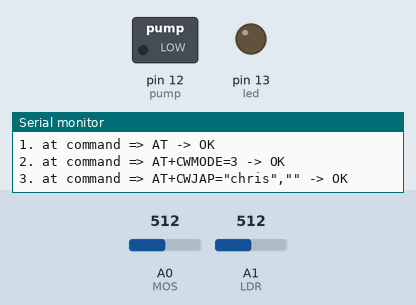
Simulated run of this sketch. Board: Arduino Uno, built with avr-gcc and run on an emulated ATmega328P. On the bench: switched loads named in the sketch (green lamp = pin HIGH), output pins drawn as LEDs (lit = HIGH), the last lines printed to the serial monitor. The inputs (shaded band) are chosen by the test bench; at power-on: A0 (MOS) = 512, A1 (LDR) = 512. The modem accepts every AT command (registered, SIM ready, sends succeed) and sends nothing else.

Above: at 0.1 s.
At 10.3 s:
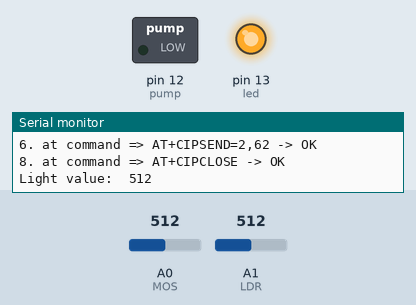
Timing chart, 0 to 11.8 s (numbered marks = the images above):
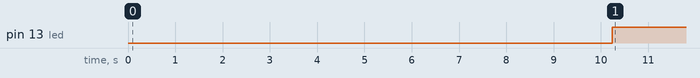

Measured:
- by itself, pin 13 (led): LOW → HIGH at 10.2 s

The sketch:

final.ino
```cpp
#include <SoftwareSerial.h>

#define pump 12
#define led 13
#define MOS A0
#define LDR A1
int mos_val;
int lig_val;

String AP = "chris";
String PASS = "";
String API = "DPFZR0CGYU5SI8T5";
String HOST = "api.thingspeak.com";
String PORT = "80";
int countTrueCommand = 1;
int countTimeCommand;
boolean found = false;

SoftwareSerial esp8266(10, 11);

void setup() {
  Serial.begin(9600);
  esp8266.begin(115200);
  pinMode(led, OUTPUT);
  pinMode(pump, OUTPUT);
  sendCommand("AT", 5, "OK");
  sendCommand("AT+CWMODE=3", 5, "OK");
  sendCommand("AT+CWJAP=\"" + AP + "\",\"" + PASS + "\"", 20, "OK");
}

void loop() {
  String getData = "GET /update?api_key=" + API + "&field1=" + String(read_mos()) + "&field2=" + String(read_lig());
  sendCommand("AT+CIPMUX=1", 5, "OK");
  sendCommand("AT+CIPSTART=2,\"TCP\",\"" + HOST + "\",80", 15, "OK");
  sendCommand("AT+CIPSEND=2," + String(getData.length() + 4), 10, ">");
  esp8266.println(getData);
  countTrueCommand++;
  delay(10000);
  sendCommand("AT+CIPCLOSE", 5, "OK");
  if (mos_val > 800){
    digitalWrite(pump, HIGH);
    delay(5000);
    digitalWrite(pump, LOW);
  }
  if (lig_val < 780) {
    digitalWrite(led, HIGH);
  }
  else {
    digitalWrite(led, LOW);
  }
  Serial.println();
}

int read_lig() {
  lig_val = analogRead(LDR);
  Serial.print("Light value:  ");
  Serial.println(lig_val);
  return lig_val;}

int read_mos() {
  mos_val = analogRead(MOS);
  Serial.print("Moisture value:  ");
  Serial.println(mos_val);
  return mos_val;}

void sendCommand(String command, int maxTime, char readReplay[]) {
  Serial.print(countTrueCommand);
  Serial.print(". at command => ");
  Serial.print(command);
  Serial.print(" -> ");
  while (countTimeCommand < (maxTime * 1)) {
    esp8266.println(command);//at+cipsend
    if (esp8266.find(readReplay)) //ok
    {
      found = true;
      break;
    }
    countTimeCommand++;
  }

  if (found == true)
  {
    Serial.println("OK");
    countTrueCommand++;
    countTimeCommand = 0;
  }
  else {
    Serial.println("Fail");
    countTimeCommand = 0;
  }

  found = false;
}
```
